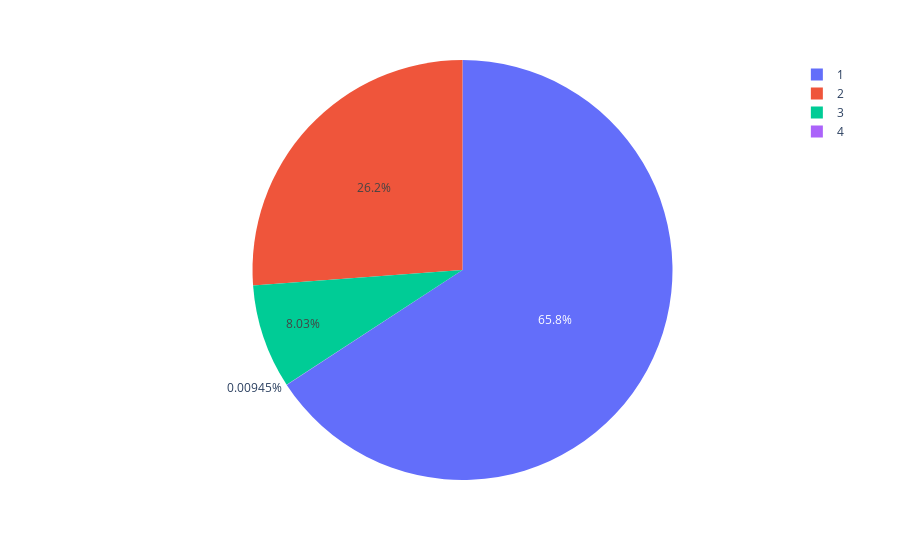

Notebook source saved alongside this figure:
### Code cell
px.pie(df,names='weather')

### Figure 1 — Plotly figure (JSON) as saved in the notebook; plotly's stock layout.template omitted (floating-point values rounded to 4 significant figures; data arrays with more than 128 entries replaced by an {"elided": "..."} marker saying what was removed)
{"data": [{"domain": {"x": [0, 1], "y": [0, 1]}, "hovertemplate": "weather=%{label}<extra></extra>", "labels": {"elided": "10583 int values"}, "legendgroup": "", "name": "", "showlegend": true, "type": "pie"}], "layout": {"legend": {"tracegroupgap": 0}, "margin": {"t": 60}}}
